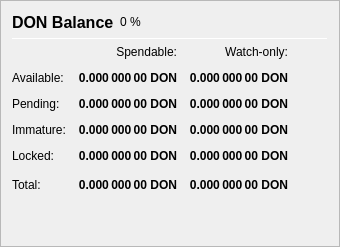
                   <widget class="QFrame" name="frame_Balances">
                    <property name="frameShape">
                     <enum>QFrame::StyledPanel</enum>
                    </property>
                    <property name="frameShadow">
                     <enum>QFrame::Raised</enum>
                    </property>
                    <layout class="QVBoxLayout" name="verticalLayout_4">
                     <item>
                      <layout class="QHBoxLayout" name="horizontalLayout_4">
                       <item>
                        <widget class="QLabel" name="label_5">
                         <property name="minimumSize">
                          <size>
                           <width>0</width>
                           <height>20</height>
                          </size>
                         </property>
                         <property name="font">
                          <font>
                           <pointsize>12</pointsize>
                           <weight>75</weight>
                           <bold>true</bold>
                          </font>
                         </property>
                         <property name="text">
                          <string>DON Balance</string>
                         </property>
                        </widget>
                       </item>
                       <item>
                        <widget class="QLabel" name="labelDONPercent">
                         <property name="text">
                          <string notr="true">0 %</string>
                         </property>
                        </widget>
                       </item>
                       <item>
                        <spacer name="horizontalSpacer_3">
                         <property name="orientation">
                          <enum>Qt::Horizontal</enum>
                         </property>
                         <property name="sizeHint" stdset="0">
                          <size>
                           <width>40</width>
                           <height>20</height>
                          </size>
                         </property>
                        </spacer>
                       </item>
                      </layout>
                     </item>
                     <item>
                      <widget class="Line" name="line_Balance">
                       <property name="minimumSize">
                        <size>
                         <width>0</width>
                         <height>1</height>
                        </size>
                       </property>
                       <property name="maximumSize">
                        <size>
                         <width>16777215</width>
                         <height>1</height>
                        </size>
                       </property>
                       <property name="orientation">
                        <enum>Qt::Horizontal</enum>
                       </property>
                      </widget>
                     </item>
                     <item>
                      <layout class="QGridLayout" name="gridLayout">
                       <property name="spacing">
                        <number>12</number>
                       </property>
                       <item row="0" column="1">
                        <widget class="QLabel" name="labelSpendable">
                         <property name="text">
                          <string>Spendable:</string>
                         </property>
                         <property name="alignment">
                          <set>Qt::AlignRight|Qt::AlignTrailing|Qt::AlignVCenter</set>
                         </property>
                        </widget>
                       </item>
                       <item row="0" column="2">
                        <widget class="QLabel" name="labelWatchonly">
                         <property name="text">
                          <string>Watch-only:</string>
                         </property>
                         <property name="alignment">
                          <set>Qt::AlignRight|Qt::AlignTrailing|Qt::AlignVCenter</set>
                         </property>
                        </widget>
                       </item>
                       <item row="1" column="0">
                        <widget class="QLabel" name="labelBalanceText">
                         <property name="text">
                          <string>Available:</string>
                         </property>
                        </widget>
                       </item>
                       <item row="1" column="1">
                        <widget class="QLabel" name="labelBalance">
                         <property name="font">
                          <font>
                           <weight>75</weight>
                           <bold>true</bold>
                          </font>
                         </property>
                         <property name="cursor">
                          <cursorShape>IBeamCursor</cursorShape>
                         </property>
                         <property name="toolTip">
                          <string>Your current spendable balance</string>
                         </property>
                         <property name="text">
                          <string notr="true">0.000 000 00 DON</string>
                         </property>
                         <property name="alignment">
                          <set>Qt::AlignRight|Qt::AlignTrailing|Qt::AlignVCenter</set>
                         </property>
                         <property name="textInteractionFlags">
                          <set>Qt::LinksAccessibleByMouse|Qt::TextSelectableByKeyboard|Qt::TextSelectableByMouse</set>
                         </property>
                        </widget>
                       </item>
                       <item row="1" column="2">
                        <widget class="QLabel" name="labelWatchAvailable">
                         <property name="font">
                          <font>
                           <weight>75</weight>
                           <bold>true</bold>
                          </font>
                         </property>
                         <property name="cursor">
                          <cursorShape>IBeamCursor</cursorShape>
                         </property>
                         <property name="toolTip">
                          <string>Your current balance in watch-only addresses</string>
                         </property>
                         <property name="text">
                          <string notr="true">0.000 000 00 DON</string>
                         </property>
                         <property name="alignment">
                          <set>Qt::AlignRight|Qt::AlignTrailing|Qt::AlignVCenter</set>
                         </property>
                         <property name="textInteractionFlags">
                          <set>Qt::LinksAccessibleByMouse|Qt::TextSelectableByKeyboard|Qt::TextSelectableByMouse</set>
                         </property>
                        </widget>
                       </item>
                       <item row="2" column="0">
                        <widget class="QLabel" name="labelPendingText">
                         <property name="text">
                          <string>Pending:</string>
                         </property>
                        </widget>
                       </item>
                       <item row="2" column="1">
                        <widget class="QLabel" name="labelUnconfirmed">
                         <property name="font">
                          <font>
                           <weight>75</weight>
                           <bold>true</bold>
                          </font>
                         </property>
                         <property name="cursor">
                          <cursorShape>IBeamCursor</cursorShape>
                         </property>
                         <property name="toolTip">
                          <string>Total of transactions that have yet to be confirmed, and do not yet count toward the spendable balance</string>
                         </property>
                         <property name="text">
                          <string notr="true">0.000 000 00 DON</string>
                         </property>
                         <property name="alignment">
                          <set>Qt::AlignRight|Qt::AlignTrailing|Qt::AlignVCenter</set>
                         </property>
                         <property name="textInteractionFlags">
                          <set>Qt::LinksAccessibleByMouse|Qt::TextSelectableByKeyboard|Qt::TextSelectableByMouse</set>
                         </property>
                        </widget>
                       </item>
                       <item row="2" column="2">
                        <widget class="QLabel" name="labelWatchPending">
                         <property name="font">
                          <font>
                           <weight>75</weight>
                           <bold>true</bold>
                          </font>
                         </property>
                         <property name="cursor">
                          <cursorShape>IBeamCursor</cursorShape>
                         </property>
                         <property name="toolTip">
                          <string>Unconfirmed transactions to watch-only addresses</string>
                         </property>
                         <property name="text">
                          <string notr="true">0.000 000 00 DON</string>
                         </property>
                         <property name="alignment">
                          <set>Qt::AlignRight|Qt::AlignTrailing|Qt::AlignVCenter</set>
                         </property>
                         <property name="textInteractionFlags">
                          <set>Qt::LinksAccessibleByMouse|Qt::TextSelectableByKeyboard|Qt::TextSelectableByMouse</set>
                         </property>
                        </widget>
                       </item>
                       <item row="3" column="0">
                        <widget class="QLabel" name="labelImmatureText">
                         <property name="text">
                          <string>Immature:</string>
                         </property>
                        </widget>
                       </item>
                       <item row="3" column="1">
                        <widget class="QLabel" name="labelImmature">
                         <property name="font">
                          <font>
                           <weight>75</weight>
                           <bold>true</bold>
                          </font>
                         </property>
                         <property name="cursor">
                          <cursorShape>IBeamCursor</cursorShape>
                         </property>
                         <property name="toolTip">
                          <string>Staked or masternode rewards that has not yet matured</string>
                         </property>
                         <property name="text">
                          <string notr="true">0.000 000 00 DON</string>
                         </property>
                         <property name="alignment">
                          <set>Qt::AlignRight|Qt::AlignTrailing|Qt::AlignVCenter</set>
                         </property>
                         <property name="textInteractionFlags">
                          <set>Qt::LinksAccessibleByMouse|Qt::TextSelectableByKeyboard|Qt::TextSelectableByMouse</set>
                         </property>
                        </widget>
                       </item>
                       <item row="3" column="2">
                        <widget class="QLabel" name="labelWatchImmature">
                         <property name="font">
                          <font>
                           <weight>75</weight>
                           <bold>true</bold>
                          </font>
                         </property>
                         <property name="cursor">
                          <cursorShape>IBeamCursor</cursorShape>
                         </property>
                         <property name="toolTip">
                          <string>Staked or masternode rewards in watch-only addresses that has not yet matured</string>
                         </property>
                         <property name="text">
                          <string notr="true">0.000 000 00 DON</string>
                         </property>
                         <property name="alignment">
                          <set>Qt::AlignRight|Qt::AlignTrailing|Qt::AlignVCenter</set>
                         </property>
                         <property name="textInteractionFlags">
                          <set>Qt::LinksAccessibleByMouse|Qt::TextSelectableByKeyboard|Qt::TextSelectableByMouse</set>
                         </property>
                        </widget>
                       </item>
                       <item row="4" column="0">
                        <widget class="QLabel" name="labelLockedBalanceText">
                         <property name="toolTip">
                          <string>Locked DON or Masternode collaterals.</string>
                         </property>
                         <property name="text">
                          <string>Locked:</string>
                         </property>
                        </widget>
                       </item>
                       <item row="4" column="1">
                        <widget class="QLabel" name="labelLockedBalance">
                         <property name="font">
                          <font>
                           <weight>75</weight>
                           <bold>true</bold>
                          </font>
                         </property>
                         <property name="cursor">
                          <cursorShape>IBeamCursor</cursorShape>
                         </property>
                         <property name="toolTip">
                          <string>Locked DON or Masternode collaterals.</string>
                         </property>
                         <property name="text">
                          <string notr="true">0.000 000 00 DON</string>
                         </property>
                         <property name="alignment">
                          <set>Qt::AlignRight|Qt::AlignTrailing|Qt::AlignVCenter</set>
                         </property>
                         <property name="textInteractionFlags">
                          <set>Qt::LinksAccessibleByMouse|Qt::TextSelectableByKeyboard|Qt::TextSelectableByMouse</set>
                         </property>
                        </widget>
                       </item>
                       <item row="4" column="2">
                        <widget class="QLabel" name="labelWatchLocked">
                         <property name="font">
                          <font>
                           <weight>75</weight>
                           <bold>true</bold>
                          </font>
                         </property>
                         <property name="cursor">
                          <cursorShape>IBeamCursor</cursorShape>
                         </property>
                         <property name="toolTip">
                          <string>Current locked balance in watch-only addresses</string>
                         </property>
                         <property name="text">
                          <string notr="true">0.000 000 00 DON</string>
                         </property>
                         <property name="alignment">
                          <set>Qt::AlignRight|Qt::AlignTrailing|Qt::AlignVCenter</set>
                         </property>
                         <property name="textInteractionFlags">
                          <set>Qt::LinksAccessibleByMouse|Qt::TextSelectableByKeyboard|Qt::TextSelectableByMouse</set>
                         </property>
                        </widget>
                       </item>
                       <item row="5" column="0">
                        <widget class="QLabel" name="labelTotalText">
                         <property name="text">
                          <string>Total:</string>
                         </property>
                         <property name="toolTip">
                          <string>Your current Donate balance, unconfirmed and immature transactions included</string>
                         </property>
                        </widget>
                       </item>
                       <item row="5" column="1">
                        <widget class="QLabel" name="labelTotal">
                         <property name="font">
                          <font>
                           <weight>75</weight>
                           <bold>true</bold>
                          </font>
                         </property>
                         <property name="cursor">
                          <cursorShape>IBeamCursor</cursorShape>
                         </property>
                         <property name="toolTip">
                          <string>Your current Donate balance, unconfirmed and immature transactions included</string>
                         </property>
                         <property name="text">
                          <string notr="true">0.000 000 00 DON</string>
                         </property>
                         <property name="alignment">
                          <set>Qt::AlignRight|Qt::AlignTrailing|Qt::AlignVCenter</set>
                         </property>
                         <property name="textInteractionFlags">
                          <set>Qt::LinksAccessibleByMouse|Qt::TextSelectableByKeyboard|Qt::TextSelectableByMouse</set>
                         </property>
                        </widget>
                       </item>
                       <item row="5" column="2">
                        <widget class="QLabel" name="labelWatchTotal">
                         <property name="font">
                          <font>
                           <weight>75</weight>
                           <bold>true</bold>
                          </font>
                         </property>
                         <property name="cursor">
                          <cursorShape>IBeamCursor</cursorShape>
                         </property>
                         <property name="toolTip">
                          <string>Current total balance in watch-only addresses</string>
                         </property>
                         <property name="text">
                          <string notr="true">0.000 000 00 DON</string>
                         </property>
                         <property name="alignment">
                          <set>Qt::AlignRight|Qt::AlignTrailing|Qt::AlignVCenter</set>
                         </property>
                         <property name="textInteractionFlags">
                          <set>Qt::LinksAccessibleByMouse|Qt::TextSelectableByKeyboard|Qt::TextSelectableByMouse</set>
                         </property>
                        </widget>
                       </item>
                       <item row="5" column="3">
                        <spacer name="horizontalSpacer_9">
                         <property name="orientation">
                          <enum>Qt::Horizontal</enum>
                         </property>
                         <property name="sizeHint" stdset="0">
                          <size>
                           <width>40</width>
                           <height>20</height>
                          </size>
                         </property>
                        </spacer>
                       </item>
                      </layout>
                     </item>
                     <item>
                      <spacer name="verticalSpacer_3">
                       <property name="orientation">
                        <enum>Qt::Vertical</enum>
                       </property>
                       <property name="sizeHint" stdset="0">
                        <size>
                         <width>20</width>
                         <height>40</height>
                        </size>
                       </property>
                      </spacer>
                     </item>
                    </layout>
                   </widget>
